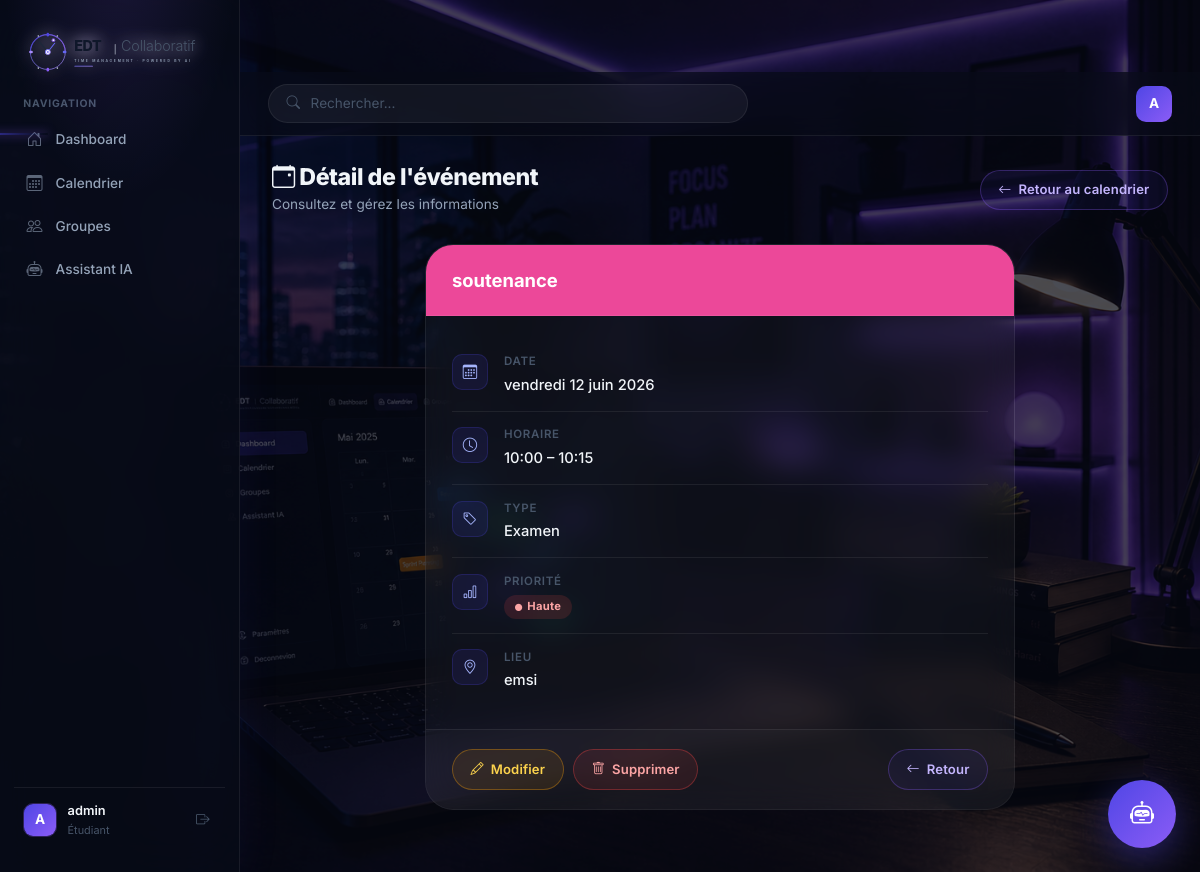
Page /events/1/ (signed in) on the committed database.
### events/models.py (models this page shows, shortened)
class Evenement(models.Model):
    PRIORITE_CHOICES = [
        ('HAUTE',   'Haute'),
        ('MOYENNE', 'Moyenne'),
        ('BASSE',   'Basse'),
    ]
    TYPE_CHOICES = [
        ('COURS',     'Cours'),
        ('REUNION',   'Réunion'),
        ('EXAMEN',    'Examen'),
        ('PERSONNEL', 'Personnel'),
        ('AUTRE',     'Autre'),
    ]
    titre        = models.CharField(max_length=200)
    description  = models.TextField(blank=True, default='')
    date         = models.DateField()
    heure_debut  = models.TimeField()
    heure_fin    = models.TimeField()
    type_evt     = models.CharField(max_length=20, choices=TYPE_CHOICES, default='AUTRE')
    lieu         = models.CharField(max_length=200, blank=True, default='')
    priorite     = models.CharField(max_length=10, choices=PRIORITE_CHOICES, default='MOYENNE')
    est_prive    = models.BooleanField(default=False)
    couleur      = models.CharField(max_length=7, default='#3b82f6')
    createur     = models.ForeignKey(User, on_delete=models.CASCADE, related_name='evenements_crees')
    participants = models.ManyToManyField(User, related_name='evenements_participes', blank=True)
    created_at   = models.DateTimeField(auto_now_add=True)
    updated_at   = models.DateTimeField(auto_now=True)
    class Meta:
        ordering     = ['date', 'heure_debut']
        verbose_name = "Événement"

### events/views.py (the view)
# urls.py: path('<int:pk>/',           views.detail_evenement,    name='detail'),
@login_required
def detail_evenement(request, pk):
    evt = get_object_or_404(Evenement, pk=pk, createur=request.user)
    return render(request, 'events/detail.html', {'evt': evt})

### templates/events/detail.html (shortened to what this page needs)
{% extends 'base.html' %}
{% block content %}
<div class="page-header">
  <div class="page-header-left">
    <h2><i class="bi bi-calendar-event"></i> Détail de l'événement</h2>
    <p>Consultez et gérez les informations</p>
  </div>
  <a href="{% url 'events:calendrier' %}" class="quick-btn">
    <i class="bi bi-arrow-left"></i> Retour au calendrier
  </a>
</div>
<div class="row justify-content-center">
  <div class="col-lg-8">
    <div class="section-card">
      <div class="event-banner" style="background: {{ evt.couleur }}">
        <h2 class="event-banner-title">{{ evt.titre }}</h2>
      </div>
      <div class="detail-body">
        <div class="detail-row">
          <div class="detail-icon"><i class="bi bi-calendar3"></i></div>
          <div class="detail-content">
            <div class="detail-label">Date</div>
            <div class="detail-value">{{ evt.date|date:"l d F Y" }}</div>
          </div>
        </div>
        <div class="detail-row">
          <div class="detail-icon"><i class="bi bi-clock"></i></div>
          <div class="detail-content">
            <div class="detail-label">Horaire</div>
            <div class="detail-value">{{ evt.heure_debut|time:"H:i" }} – {{ evt.heure_fin|time:"H:i" }}</div>
          </div>
        </div>
        <div class="detail-row">
          <div class="detail-icon"><i class="bi bi-tag"></i></div>
          <div class="detail-content">
            <div class="detail-label">Type</div>
            <div class="detail-value">{{ evt.get_type_evt_display }}</div>
          </div>
        </div>
        <div class="detail-row">
          <div class="detail-icon"><i class="bi bi-bar-chart"></i></div>
          <div class="detail-content">
            <div class="detail-label">Priorité</div>
            <div class="detail-value">
              <span class="priorite-pill {{ evt.priorite|lower }}">
                <i class="bi bi-circle-fill" style="font-size: 0.45rem"></i>
                {{ evt.get_priorite_display }}
              </span>
            </div>
          </div>
        </div>
        {% if evt.lieu %}
        <div class="detail-row">
          <div class="detail-icon"><i class="bi bi-geo-alt"></i></div>
          <div class="detail-content">
            <div class="detail-label">Lieu</div>
            <div class="detail-value">{{ evt.lieu }}</div>
          </div>
        </div>
        {% endif %}
      </div>
      <div class="detail-footer">
        <a href="{% url 'events:modifier' evt.pk %}" class="quick-btn warning">
          <i class="bi bi-pencil"></i> Modifier
        </a>
        <a href="{% url 'events:supprimer' evt.pk %}" class="quick-btn danger">
          <i class="bi bi-trash"></i> Supprimer
        </a>
        <a href="{% url 'events:calendrier' %}" class="quick-btn ms-auto">
          <i class="bi bi-arrow-left"></i> Retour
        </a>
      </div>
    </div>
  </div>
</div>
{% endblock %}

### templates/base.html (shortened to what this page needs)
{% load static %}
<!doctype html>
<html lang="fr">
  <head>
    <link
      href="https://cdn.jsdelivr.net/npm/bootstrap@5.3.0/dist/css/bootstrap.min.css"
      rel="stylesheet"
    />
    <link
      href="https://cdn.jsdelivr.net/npm/bootstrap-icons@1.11.0/font/bootstrap-icons.css"
      rel="stylesheet"
    />
    <link rel="stylesheet" href="{% static 'css/style.css' %}" />
    <link rel="stylesheet" href="{% static 'css/chatbot.css' %}" />
  </head>
  <body>
    <div class="app-layout">
      <aside class="sidebar" id="sidebar">
        <div class="sidebar-logo">
          <img
            src="{% static 'img/logo.svg' %}"
            alt="EDT Collaboratif"
            class="sidebar-logo-icon custom-logo"
          />
        </div>
        <nav class="sidebar-nav">
          <span class="sidebar-nav-label">Navigation</span>
          <ul>
            {% if user.is_authenticated %}
            <li>
              <a
                href="{% url 'dashboard' %}"
                class="sidebar-link {% if request.resolver_match.url_name == 'dashboard' %}active{% endif %}"
              >
                <i class="bi bi-house-door"></i>
                <span>Dashboard</span>
              </a>
            </li>
            <li>
              <a href="{% url 'events:calendrier' %}" class="sidebar-link"
                ><i class="bi bi-calendar3"></i><span>Calendrier</span></a
              >
            </li>
            <li>
              <a href="#" class="sidebar-link"
                ><i class="bi bi-people"></i><span>Groupes</span></a
              >
            </li>
            <li>
              <a
                href="javascript:void(0)"
                onclick="
                  document.getElementById('aiChatBox').classList.toggle('show')
                "
                class="sidebar-link"
              >
                <i class="bi bi-robot"></i>
                <span>Assistant IA</span>
              </a>
            </li>
            {% endif %}
          </ul>
        </nav>
        {% if user.is_authenticated %}
        <div class="sidebar-user">
          <div class="sidebar-user-avatar">
            {% if user.profil.avatar %}
            <img src="{{ user.profil.avatar.url }}" alt="{{ user.username }}" />
            {% else %}
            <div class="avatar-placeholder-sidebar">
              {{ user.username|slice:":1"|upper }}
            </div>
            {% endif %}
          </div>
          <div class="sidebar-user-info">
            <span class="sidebar-user-name"
              >{{ user.first_name|default:user.username }}</span
            >
            <span class="sidebar-user-role">Étudiant</span>
          </div>
          <div class="sidebar-user-actions">
            <a
              href="{% url 'accounts:deconnexion' %}"
              class="sidebar-user-btn text-danger-soft"
              title="Déconnexion"
            >
              <i class="bi bi-box-arrow-right"></i>
            </a>
          </div>
        </div>
        {% endif %}
      </aside>
      <div class="main-area">
        <header class="topbar">
          <div class="topbar-search">
            <i class="bi bi-search"></i>
            <input type="text" placeholder="Rechercher..." />
          </div>
          <div class="topbar-right">
            {% if user.is_authenticated %}
            <div class="dropdown">
              <button
                class="topbar-avatar border-0"
                type="button"
                id="userMenu"
                data-bs-toggle="dropdown"
                aria-expanded="false"
              >
                {% if user.profil.avatar %}
                <img
                  src="{{ user.profil.avatar.url }}"
                  alt="{{ user.username }}"
                />
                {% else %}
                <div class="avatar-placeholder-topbar">
                  {{ user.username|slice:":1"|upper }}
                </div>
                {% endif %}
              </button>
            </div>
            {% endif %}
          </div>
        </header>
        <main class="main-content">{% block content %}{% endblock %}</main>
      </div>
    </div>
    {% if user.is_authenticated %}
    <div class="ai-floating-wrapper">
      <button class="ai-floating-btn" id="aiToggleBtn">
        <i class="bi bi-robot"></i>
      </button>
    </div>
    {% endif %}
  </body>
</html>

### templates/events/detail.html (style rules this page uses)
.page-header { display: flex; align-items: center; justify-content: space-between; flex-wrap: wrap; gap: 1rem; margin-bottom: 1.75rem; }
.page-header-left h2 { font-size: 1.45rem; font-weight: 800; color: var(--text-primary); margin: 0 0 0.15rem; letter-spacing: -0.02em; }
.page-header-left p { font-size: 0.85rem; color: var(--text-secondary); margin: 0; }
.section-card { background: rgba(255, 255, 255, 0.04); backdrop-filter: blur(16px); -webkit-backdrop-filter: blur(16px); border: 1px solid var(--border); border-radius: var(--r-2xl); overflow: hidden; transition: border-color 0.25s, box-shadow 0.25s; }
.event-banner { padding: 1.5rem 1.6rem; border-bottom: 1px solid var(--border); display: flex; align-items: center; justify-content: space-between; gap: 1rem; }
.event-banner-title { font-size: 1.15rem; font-weight: 700; color: white; margin: 0; }
.detail-body { padding: 1.4rem 1.6rem; }
.detail-row { display: flex; align-items: flex-start; gap: 1rem; padding: 0.85rem 0; border-bottom: 1px solid var(--border); }
.detail-row:last-child { border-bottom: none; }
.detail-icon { width: 36px; height: 36px; border-radius: 10px; background: rgba(79, 70, 229, 0.12); border: 1px solid rgba(79, 70, 229, 0.22); display: flex; align-items: center; justify-content: center; color: #a5b4fc; font-size: 0.9rem; flex-shrink: 0; margin-top: 0.1rem; }
.detail-label { font-size: 0.72rem; font-weight: 600; color: var(--text-muted); text-transform: uppercase; letter-spacing: 0.06em; margin-bottom: 0.2rem; }
.detail-value { font-size: 0.92rem; font-weight: 500; color: var(--text-primary); }
.priorite-pill { padding: 3px 11px; border-radius: 12px; font-size: 0.7rem; font-weight: 700; letter-spacing: 0.3px; white-space: nowrap; display: inline-flex; align-items: center; gap: 0.3rem; }
.priorite-pill.haute { background: rgba(239, 68, 68, 0.15); color: #fca5a5; }
.detail-footer { padding: 1.2rem 1.6rem; border-top: 1px solid var(--border); background: rgba(255, 255, 255, 0.02); display: flex; gap: 0.6rem; flex-wrap: wrap; align-items: center; }
.quick-btn { display: inline-flex; align-items: center; gap: 7px; padding: 0.55rem 1.1rem; border-radius: 50px; font-size: 0.82rem; font-weight: 600; text-decoration: none; transition: all 0.22s ease; border: 1.5px solid var(--border-accent); color: #c4b5fd; background: rgba(79, 70, 229, 0.08); letter-spacing: 0.01em; cursor: pointer; }
.quick-btn.warning { background: rgba(245, 158, 11, 0.1); border-color: rgba(245, 158, 11, 0.35); color: #fcd34d; }
.quick-btn.danger { background: rgba(239, 68, 68, 0.1); border-color: rgba(239, 68, 68, 0.35); color: #fca5a5; }
.ms-auto { margin-left: auto; }

### rows in the picture
Evenement: titre "soutenance", date "vendredi 12 juin 2026", heure_debut "10:00", heure_fin "10:15", type_evt "Examen", priorite "Haute", lieu "emsi"

### other values in the picture
{{ user.username|slice:":1"|upper }} "A"
{{ user.first_name|default:user.username }} "admin"
